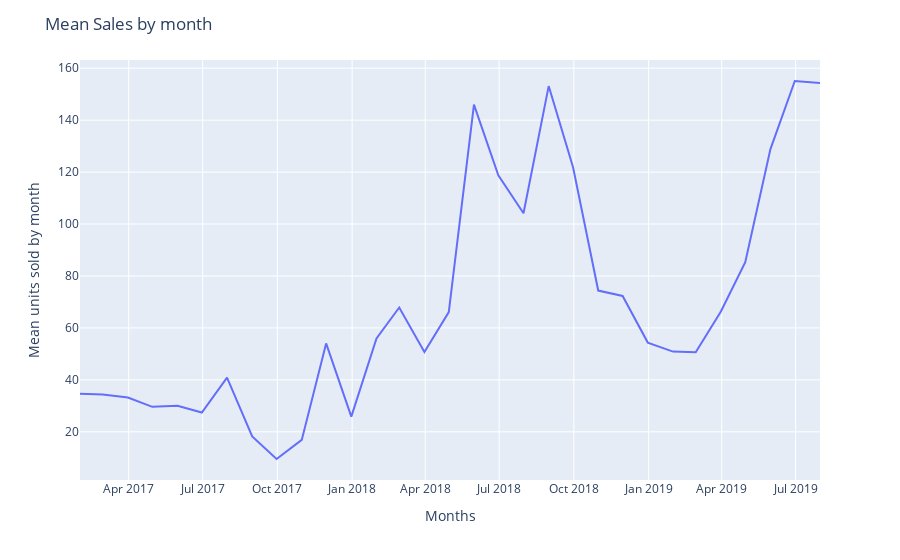

Source (notebook cell):
### Code cell
fig = px.line(df,x = df.index ,y='sales')
fig.update_layout(title='Mean Sales by month',  
                  xaxis_title="Months",
                  yaxis_title=" Mean units sold by month"
                  )
fig.show()

### Figure 1 — Plotly figure (JSON) as saved in the notebook; plotly's stock layout.template omitted (floating-point values rounded to 4 significant figures)
{"data": [{"hovertemplate": "date=%{x}<br>sales=%{y}<extra></extra>", "legendgroup": "", "line": {"color": "#636efa", "dash": "solid"}, "marker": {"symbol": "circle"}, "mode": "lines", "name": "", "orientation": "v", "showlegend": false, "type": "scatter", "x": ["2017-01-31T00:00:00", "2017-02-28T00:00:00", "2017-03-31T00:00:00", "2017-04-30T00:00:00", "2017-05-31T00:00:00", "2017-06-30T00:00:00", "2017-07-31T00:00:00", "2017-08-31T00:00:00", "2017-09-30T00:00:00", "2017-10-31T00:00:00", "2017-11-30T00:00:00", "2017-12-31T00:00:00", "2018-01-31T00:00:00", "2018-02-28T00:00:00", "2018-03-31T00:00:00", "2018-04-30T00:00:00", "2018-05-31T00:00:00", "2018-06-30T00:00:00", "2018-07-31T00:00:00", "2018-08-31T00:00:00", "2018-09-30T00:00:00", "2018-10-31T00:00:00", "2018-11-30T00:00:00", "2018-12-31T00:00:00", "2019-01-31T00:00:00", "2019-02-28T00:00:00", "2019-03-31T00:00:00", "2019-04-30T00:00:00", "2019-05-31T00:00:00", "2019-06-30T00:00:00", "2019-07-31T00:00:00"], "xaxis": "x", "y": [34.6, 34.4, 33.2, 29.6, 30, 27.4, 40.88, 18.21, 9.522, 16.88, 54.04, 25.84, 55.94, 67.86, 50.71, 66.1, 146.0, 118.8, 104.1, 153.1, 121.9, 74.39, 72.3, 54.35, 50.88, 50.65, 66.35, 85.32, 128.8, 155.1, 154.3], "yaxis": "y"}], "layout": {"legend": {"tracegroupgap": 0}, "margin": {"t": 60}, "title": {"text": "Mean Sales by month"}, "xaxis": {"anchor": "y", "domain": [0, 1], "title": {"text": "Months"}}, "yaxis": {"anchor": "x", "domain": [0, 1], "title": {"text": " Mean units sold by month"}}}}
